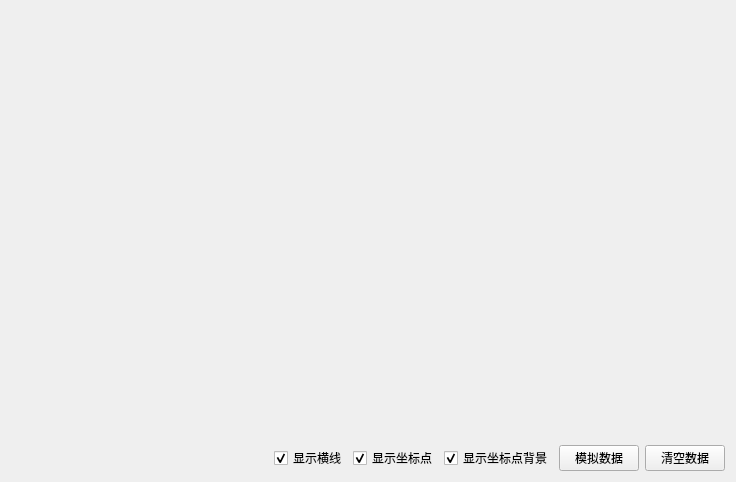
<?xml version="1.0" encoding="UTF-8"?>
<ui version="4.0">
 <class>CurveChartTest</class>
 <widget class="QWidget" name="CurveChartTest">
  <property name="geometry">
   <rect>
    <x>0</x>
    <y>0</y>
    <width>736</width>
    <height>482</height>
   </rect>
  </property>
  <property name="sizePolicy">
   <sizepolicy hsizetype="Preferred" vsizetype="Preferred">
    <horstretch>0</horstretch>
    <verstretch>0</verstretch>
   </sizepolicy>
  </property>
  <property name="windowTitle">
   <string>Form</string>
  </property>
  <layout class="QVBoxLayout" name="verticalLayout">
   <item>
    <widget class="CurveChart" name="widget" native="true">
     <property name="sizePolicy">
      <sizepolicy hsizetype="Preferred" vsizetype="Preferred">
       <horstretch>0</horstretch>
       <verstretch>0</verstretch>
      </sizepolicy>
     </property>
    </widget>
   </item>
   <item>
    <layout class="QHBoxLayout" name="horizontalLayout">
     <item>
      <spacer name="horizontalSpacer">
       <property name="orientation">
        <enum>Qt::Horizontal</enum>
       </property>
       <property name="sizeHint" stdset="0">
        <size>
         <width>40</width>
         <height>20</height>
        </size>
       </property>
      </spacer>
     </item>
     <item>
      <widget class="QCheckBox" name="showLineCkb">
       <property name="text">
        <string>显示横线</string>
       </property>
       <property name="checked">
        <bool>true</bool>
       </property>
      </widget>
     </item>
     <item>
      <widget class="QCheckBox" name="showPointCkb">
       <property name="text">
        <string>显示坐标点</string>
       </property>
       <property name="checked">
        <bool>true</bool>
       </property>
      </widget>
     </item>
     <item>
      <widget class="QCheckBox" name="showPointBgCkb">
       <property name="text">
        <string>显示坐标点背景</string>
       </property>
       <property name="checked">
        <bool>true</bool>
       </property>
      </widget>
     </item>
     <item>
      <widget class="QPushButton" name="simulateBtn">
       <property name="text">
        <string>模拟数据</string>
       </property>
      </widget>
     </item>
     <item>
      <widget class="QPushButton" name="clearBtn">
       <property name="text">
        <string>清空数据</string>
       </property>
      </widget>
     </item>
    </layout>
   </item>
  </layout>
 </widget>
 <customwidgets>
  <customwidget>
   <class>CurveChart</class>
   <extends>QWidget</extends>
   <header>curvechart.h</header>
   <container>1</container>
   <slots>
    <slot>setShowLine(bool)</slot>
    <slot>setShowPoint(bool)</slot>
    <slot>setShowPointBackground(bool)</slot>
    <slot>clearData()</slot>
   </slots>
  </customwidget>
 </customwidgets>
 <resources/>
 <connections>
  <connection>
   <sender>showLineCkb</sender>
   <signal>clicked(bool)</signal>
   <receiver>widget</receiver>
   <slot>setShowLine(bool)</slot>
   <hints>
    <hint type="sourcelabel">
     <x>319</x>
     <y>358</y>
    </hint>
    <hint type="destinationlabel">
     <x>293</x>
     <y>160</y>
    </hint>
   </hints>
  </connection>
  <connection>
   <sender>showPointCkb</sender>
   <signal>clicked(bool)</signal>
   <receiver>widget</receiver>
   <slot>setShowPoint(bool)</slot>
   <hints>
    <hint type="sourcelabel">
     <x>411</x>
     <y>357</y>
    </hint>
    <hint type="destinationlabel">
     <x>431</x>
     <y>229</y>
    </hint>
   </hints>
  </connection>
  <connection>
   <sender>showPointBgCkb</sender>
   <signal>clicked(bool)</signal>
   <receiver>widget</receiver>
   <slot>setShowPointBackground(bool)</slot>
   <hints>
    <hint type="sourcelabel">
     <x>518</x>
     <y>353</y>
    </hint>
    <hint type="destinationlabel">
     <x>519</x>
     <y>228</y>
    </hint>
   </hints>
  </connection>
  <connection>
   <sender>clearBtn</sender>
   <signal>clicked()</signal>
   <receiver>widget</receiver>
   <slot>clearData()</slot>
   <hints>
    <hint type="sourcelabel">
     <x>688</x>
     <y>352</y>
    </hint>
    <hint type="destinationlabel">
     <x>657</x>
     <y>184</y>
    </hint>
   </hints>
  </connection>
 </connections>
</ui>
